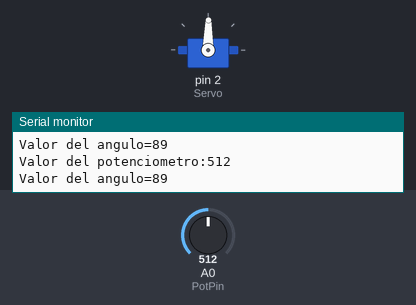
The sketch below on a simulated Arduino Uno, built with avr-gcc and run on an emulated ATmega328P. Parts: servo, the last lines printed to the serial monitor. The inputs (shaded band) are chosen by the test bench; at power-on: A0 (PotPin) = 512.

Above: at 1.2 s.
1.3 s: A0 (PotPin) set to 716
At 2.2 s:
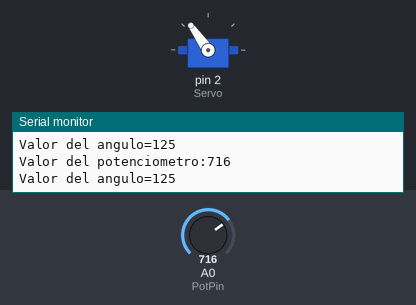
2.9 s: A0 (PotPin) set to 900
At 3.7 s:
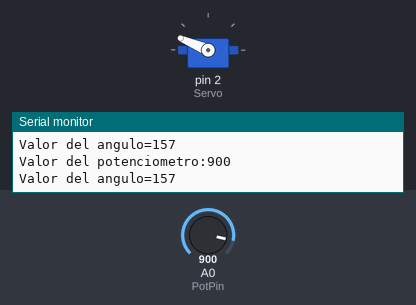
4.5 s: A0 (PotPin) set to 1023
At 5.1 s:
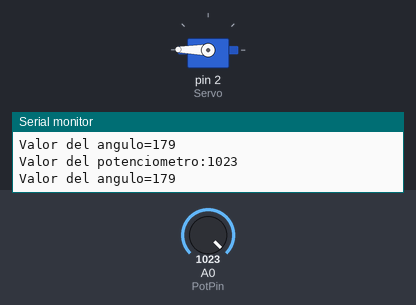
6.1 s: A0 (PotPin) set to 306
At 6.6 s:
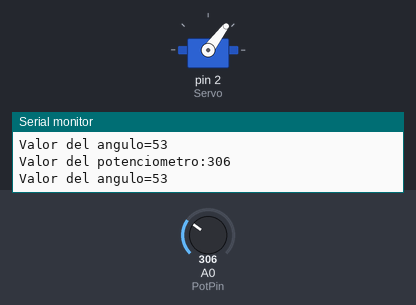
7.7 s: A0 (PotPin) set to 122
At 8.1 s:
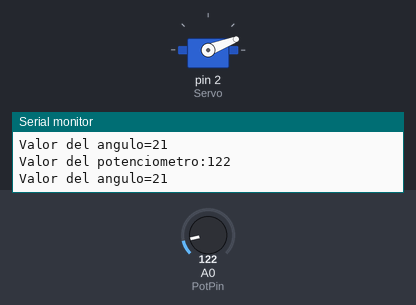
9.3 s: A0 (PotPin) set to 511
At 10.7 s:
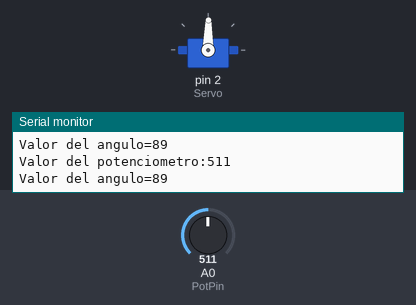
Timing chart, 0 to 11.9 s (numbered marks = the images above; inputs shaded):
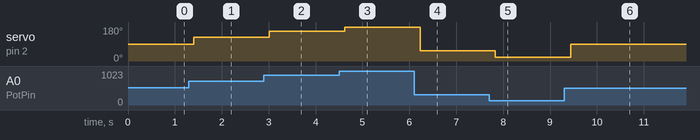

The sketch:

servo_analogica.ino
```cpp
//lucas cerndas martinez

#include<Servo.h>
Servo Servo;                           //SERVO
int const PotPin=A0;                   //POTNECIOMETRO
int PotVal;                            //POTENCIOMETRO
int angulo;                            //SERVO

void setup()
{
  Servo.attach(2);                     //SERVO
  Serial.begin(9600);
}
void loop()
{
	PotVal=analogRead(PotPin);         //LEER EL POTENCIOMETRO
	Serial.print("Valor del potenciometro:");
    Serial.print(PotVal);
	Serial.print("\n");
	angulo=map(PotVal,0,1023,0,179);   //""LEER EL SERVO""
	Serial.print("Valor del angulo=");
	Serial.println (angulo);
    Servo.write(angulo);               //HACERL QUE EL SERVO IMITE AL POTENCIOMETRO
	delay(200);
}
```

Measured:
- after the input at 1.3 s, servo on pin 2 (Servo): 89° → 125° after 0.11 s
- after the input at 2.9 s, servo on pin 2 (Servo): 125° → 157° after 0.11 s
- after the input at 4.5 s, servo on pin 2 (Servo): 157° → 179° after 0.12 s
- after the input at 6.1 s, servo on pin 2 (Servo): 179° → 53° after 0.13 s
- after the input at 7.7 s, servo on pin 2 (Servo): 53° → 21° after 0.14 s
- after the input at 9.3 s, servo on pin 2 (Servo): 21° → 89° after 0.14 s
